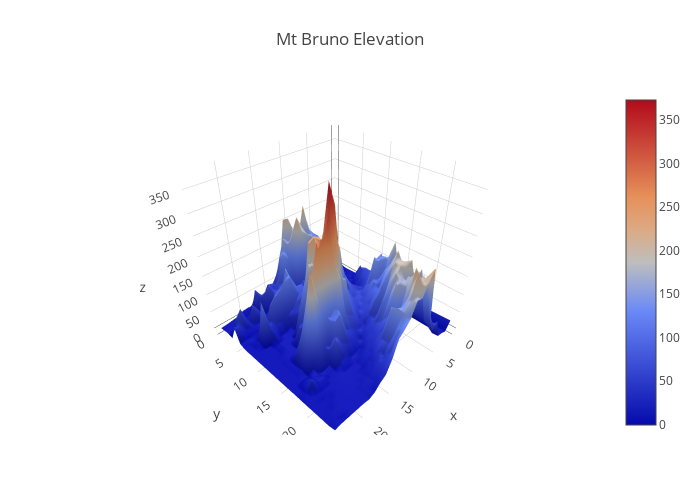

Notebook source saved alongside this figure:
### Markdown cell above
#### Topographical 3D Surface Plot

### Code cell
# Read data from a csv online
z_data = pd.read_csv('https://raw.githubusercontent.com/plotly/datasets/master/api_docs/mt_bruno_elevation.csv')

data = [
    go.Surface(
        z=z_data.as_matrix()
    )
]
layout = go.Layout(
    title='Mt Bruno Elevation',
    autosize=False,
    width=700,
    height=500,
    margin=dict(
        l=65,
        r=50,
        b=65,
        t=90
    )
)
fig = go.Figure(data=data, layout=layout)
offline.iplot(fig, filename='elevations-3d-surface',show_link=False)

### Figure 1 — Plotly figure (JSON) as saved in the notebook; plotly's stock layout.template omitted (floating-point values rounded to 4 significant figures; data arrays with more than 128 entries replaced by an {"elided": "..."} marker saying what was removed)
{"data": [{"type": "surface", "z": {"elided": "25x25 float values"}}], "layout": {"autosize": false, "height": 500, "margin": {"b": 65, "l": 65, "r": 50, "t": 90}, "title": "Mt Bruno Elevation", "width": 700}}
